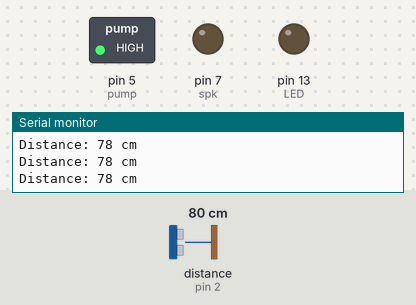
The sketch below on a simulated Arduino Uno, built with avr-gcc and run on an emulated ATmega328P. Parts: switched loads named in the sketch (green lamp = pin HIGH), output pins drawn as LEDs (lit = HIGH), the last lines printed to the serial monitor. Wiring (inferred from the names in the program): ultrasonic range finder: trigger pin 3; echo pin 2. The test bench sets the inputs (shaded band); at power-on: distance to the obstacle (sensor on pin 2) 80 cm. The echo pulse lasts 58.3 µs per cm; pins used as bus, display or sensor lines are not drawn.

Above: at 1.2 s.
1.3 s: distance to the obstacle (sensor on pin 2) set to 12 cm
4.3 s: distance to the obstacle (sensor on pin 2) set to 9 cm
At 4.9 s:
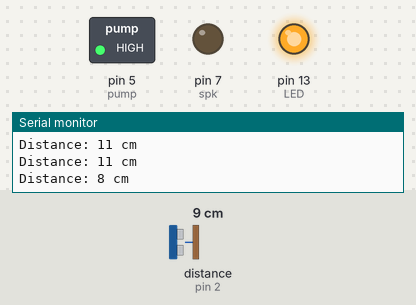
At 5.7 s:
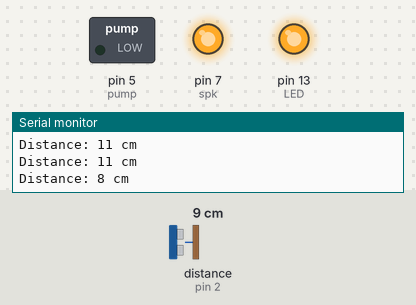
Timing chart, 0 to 7.3 s (numbered marks = the images above; inputs shaded):
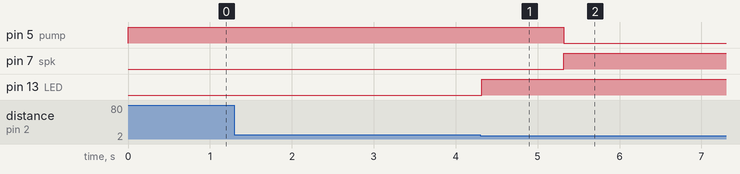

Measured:
- the behaviour switches between 11 and 10 cm on distance to the obstacle (sensor on pin 2) (found by bisection; images 0 and 1)
- after the input at 4.3 s, pin 5 (pump): HIGH → LOW after 1.0 s; pin 7 (spk): LOW → HIGH after 1.0 s; pin 13 (LED): LOW → HIGH at once

The sketch:

sketch_feb01a.ino
```cpp
int echoPin =2 ;// attach pin D2 Arduino to pin Echo of HC-SR04
int trigPin=3 ; //attach pin D3 Arduino to pin Trig of HC-SR04
int LED = 13 ;
int pump = 5;
int spk = 7;
// defines variables
long duration; // variable for the duration of sound wave travel
int distance; // variable for the distance measurement

void setup() {
  pinMode(trigPin, OUTPUT); // Sets the trigPin as an OUTPUT
  pinMode(echoPin, INPUT); // Sets the echoPin as an INPUT
  pinMode(LED,OUTPUT);
  pinMode(pump,OUTPUT);
  pinMode(spk,OUTPUT);
  digitalWrite(pump,HIGH);

  Serial.begin(9600); // // Serial Communication is starting with 9600 of baudrate speed
  Serial.println("Ultrasonic Sensor HC-SR04 Test"); // print some text in Serial Monitor
  Serial.println("with Arduino UNO R3");
}
void loop() {
  // Clears the trigPin condition
  digitalWrite(trigPin, LOW);
  delayMicroseconds(2);
  // Sets the trigPin HIGH (ACTIVE) for 10 microseconds
  digitalWrite(trigPin, HIGH);
  delayMicroseconds(100);
  digitalWrite(trigPin, LOW);
  // Reads the echoPin, returns the sound wave travel time in microseconds
  duration = pulseIn(echoPin, HIGH);
  // Calculating the distance
  distance = duration * 0.034 / 2; // Speed of sound wave divided by 2 (go and back)
  // Displays the distance on the Serial Monitor
  Serial.print("Distance: ");
  Serial.print(distance);
  Serial.println(" cm");


if(distance<10)
 {
  digitalWrite(LED,HIGH );


  delay(1000);
  digitalWrite(spk,HIGH );
  digitalWrite(pump,LOW);

  digitalWrite(pump, LOW);
  delay(2000);


 }
else
{
digitalWrite(LED,LOW);
 digitalWrite(spk,LOW );
digitalWrite(pump,HIGH);

}

}
```
